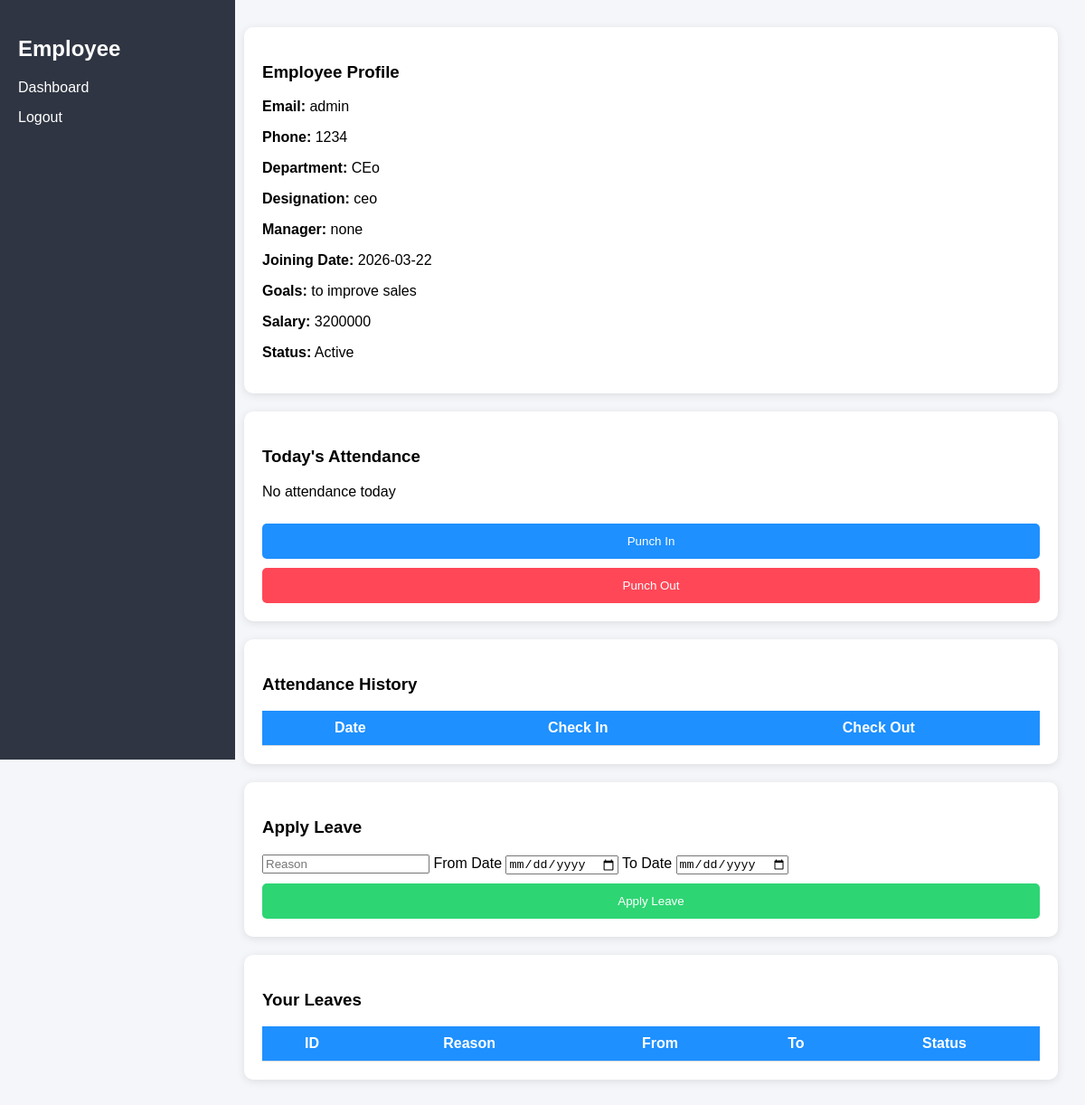
Page /employee/admin on the committed database.
### tables this page shows
CREATE TABLE users (
    id INTEGER PRIMARY KEY AUTOINCREMENT,
    email TEXT UNIQUE,
    password TEXT,
    role TEXT,
    phone TEXT,
    joining_date TEXT,
    department TEXT,
    designation TEXT,
    goals TEXT,
    manager TEXT,
    salary TEXT,
    status TEXT
);

### app.py (the view)
@app.get("/employee/{email}", response_class=HTMLResponse)
def employee_dashboard(request: Request, email: str):
    user = cur.execute(
        "SELECT * FROM users WHERE email=?",
        (email,)
    ).fetchone()
    leaves = cur.execute(
        "SELECT * FROM leaves WHERE employee_email=?",
        (email,)
    ).fetchall()
    attendance = cur.execute(
        "SELECT * FROM attendance WHERE employee_email=? ORDER BY date DESC",
        (email,)
    ).fetchall()
    today, _ = get_ist_time()
    today_record = cur.execute(
        "SELECT * FROM attendance WHERE employee_email=? AND date=?",
        (email, today)
    ).fetchone()
    return templates.TemplateResponse(
        "dashboard_employee.html",
        {
            "request": request,
            "email": email,
            "user": user,
            "leaves": leaves,
            "attendance": attendance,
            "today_record": today_record
        }
    )

### templates/dashboard_employee.html (shortened to what this page needs)
<!DOCTYPE html>
<html>
<head>
</head>
<body>
<div class="sidebar">
<h2>Employee</h2>
<a href="#">Dashboard</a>
<a href="/logout">Logout</a>
</div>
<div class="main">
<div class="card">
<h3>Employee Profile</h3>
<p><b>Email:</b> {{user[1]}}</p>
<p><b>Phone:</b> {{user[4]}}</p>
<p><b>Department:</b> {{user[6]}}</p>
<p><b>Designation:</b> {{user[7]}}</p>
<p><b>Manager:</b> {{user[9]}}</p>
<p><b>Joining Date:</b> {{user[5]}}</p>
<p><b>Goals:</b> {{user[8]}}</p>
<p><b>Salary:</b> {{user[10]}}</p>
<p><b>Status:</b> {{user[11]}}</p>
</div>
<div class="card">
<h3>Today's Attendance</h3>
{% if today_record %}
<p><b>Check In:</b> {{today_record[3]}}</p>
<p><b>Check Out:</b> {{today_record[4]}}</p>
{% else %}
<p>No attendance today</p>
{% endif %}
<form method="post" action="/check_in">
<button style="background:#1e90ff;">Punch In</button>
</form>
<form method="post" action="/check_out">
<button style="background:#ff4757;">Punch Out</button>
</form>
</div>
<div class="card">
<h3>Attendance History</h3>
<table>
<tr>
<th>Date</th>
<th>Check In</th>
<th>Check Out</th>
</tr>
</table>
</div>
<div class="card">
<h3>Apply Leave</h3>
<form method="post" action="/apply_leave">
<input name="reason" placeholder="Reason" required>
<label>From Date</label>
<input type="date" name="from_date" required>
<label>To Date</label>
<input type="date" name="to_date" required>
<button style="background:#2ed573;">Apply Leave</button>
</form>
</div>
<div class="card">
<h3>Your Leaves</h3>
<table>
<tr>
<th>ID</th>
<th>Reason</th>
<th>From</th>
<th>To</th>
<th>Status</th>
</tr>
</table>
</div>
</div>
</body>
</html>

### templates/dashboard_employee.html (style rules this page uses)
body { margin:0; font-family:Arial; background:#f4f6f9; }
.sidebar { width:220px; height:100vh; background:#2f3542; color:white; position:fixed; padding:20px; }
.sidebar a { color:white; display:block; margin:15px 0; text-decoration:none; }
.main { margin-left:240px; padding:30px; }
.card { background:white; padding:20px; border-radius:10px; margin-bottom:20px; box-shadow:0 2px 10px rgba(0,0,0,0.1); }
button { padding:12px; width:100%; margin-top:10px; border:none; color:white; border-radius:5px; }
table { width:100%; border-collapse:collapse; }
th { background:#1e90ff; color:white; }
td, th { padding:10px; border-bottom:1px solid #ddd; }

### rows in the picture
users: email "admin", phone "1234", department "CEo", designation "ceo", manager "none", joining_date "2026-03-22", goals "to improve sales", salary "3200000", status "Active"
